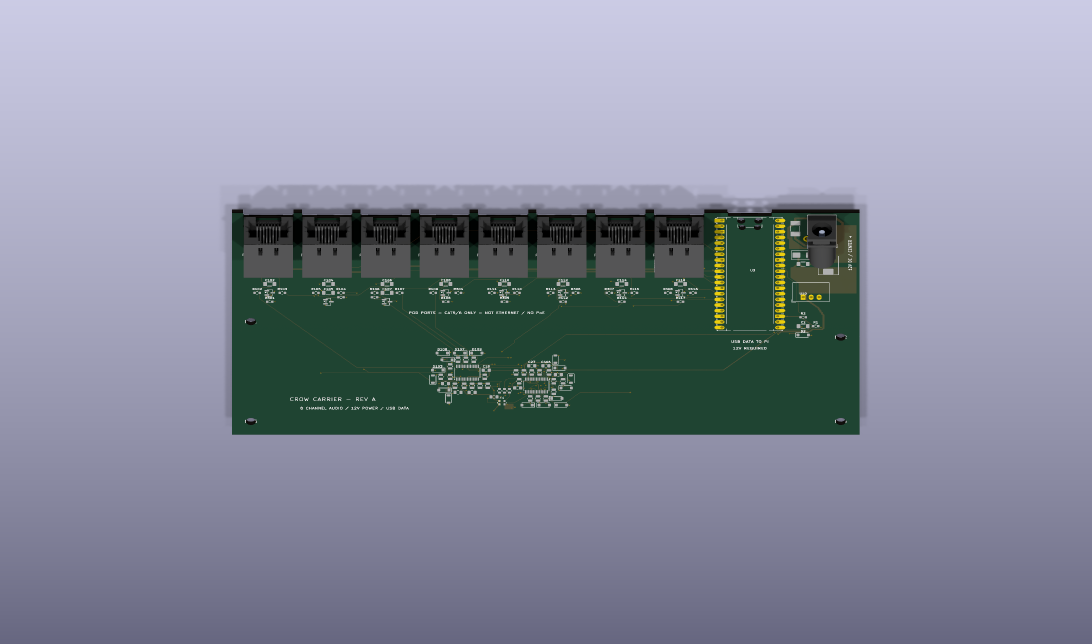
#> input picture projects/crow-array/order-readiness/r10-orientation-images/carrier-front45.png, 2184 x 1288 px (shown at 1/2 size); its folder holds 4 pictures in this run
$ python annotate.py
#> lines starting #> are read from the running program, lines starting #| are printed output that depends on the picture
"""Readable inspection sheets, preserving original KiCad renders alongside them."""
from pathlib import Path
import hashlib
import json
import math
import sys
import pcbnew
from PIL import Image, ImageDraw, ImageFont

HERE = Path(__file__).resolve().parent
ROOT = HERE.parents[3]
E = json.loads((HERE/'evidence.json').read_text())
#> (reads projects/crow-array/order-readiness/r10-orientation-images/evidence.json from the repository)
sys.path.insert(0, str(ROOT/'skills/jlcpcb-fab/scripts'))
import jlc_twin as twin
FONT = '/usr/share/fonts/truetype/dejavu/DejaVuSans.ttf'


def font(size):
    return ImageFont.truetype(FONT, size)


def sheet(board):
    # Both signs of the 45-degree rotation, retained with explicit camera labels.
#> called with board = 'carrier'
    im = Image.new('RGB', (1600, 1500), '#f7f9fc')
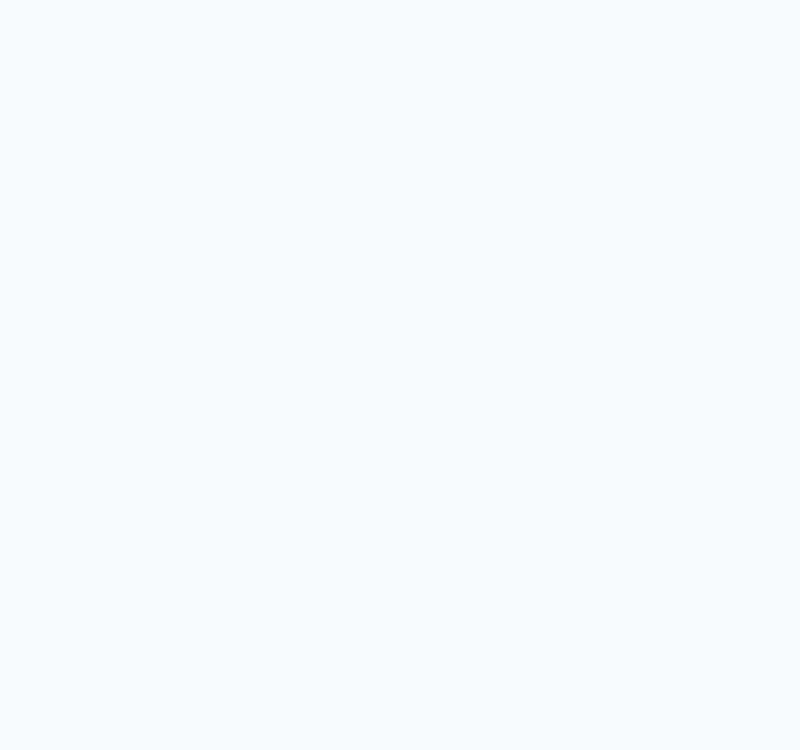
#> im: PIL image 1600x1500 RGB (shown at 1/2 size); mean R, G, B 247, 249, 252
    d = ImageDraw.Draw(im)
    d.text((25, 15), f'{board.upper()} r10 | Exact catalog connector models, fitted to native numbered pads', font=font(27), fill='#10263c')
    d.text((25, 58), 'DIAGNOSTIC ONLY: not the JLC draft preview. Other component bodies omitted.', font=font(23), fill='#a43c27')
    for i, (view, title) in enumerate([('front45', '45-degree view from connector edge'), ('opposite45', 'Opposite 45-degree view')]):
        raw = Image.open(HERE/f'{board}-{view}.png').convert('RGB')
        # Crop unused renderer margins only, no geometry change.
        w, h = raw.size
#> w = 2184; h = 1288
        ylo,yhi = (.27,.76) if board=='carrier' else (.06,.87)
        crop = raw.crop((int(w*.19), int(h*ylo), int(w*.81), int(h*yhi)))
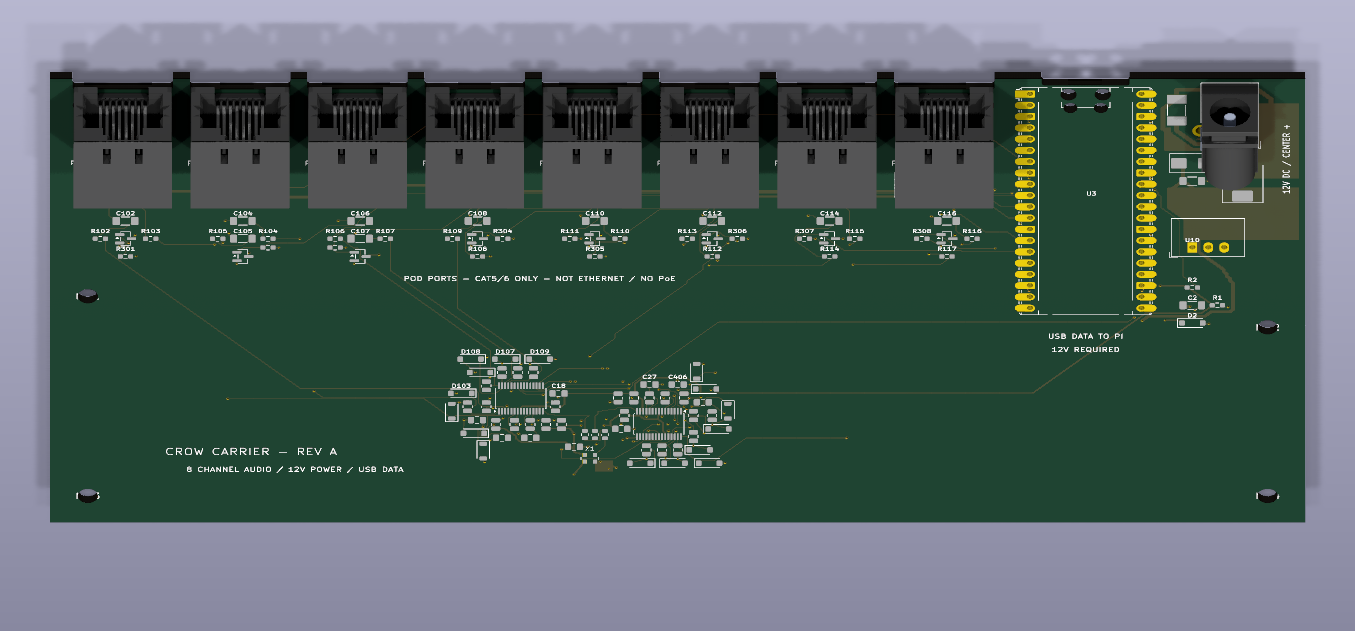
#> crop: PIL image 1355x631 RGB; mean R, G, B 80.8, 97.6, 95.7
        crop.thumbnail((1540, 620))
#> crop: PIL image 1331x620 RGB
        x, y = (1600-crop.width)//2, 145+i*680
#> x = 134; y = 145
        im.paste(crop, (x, y))
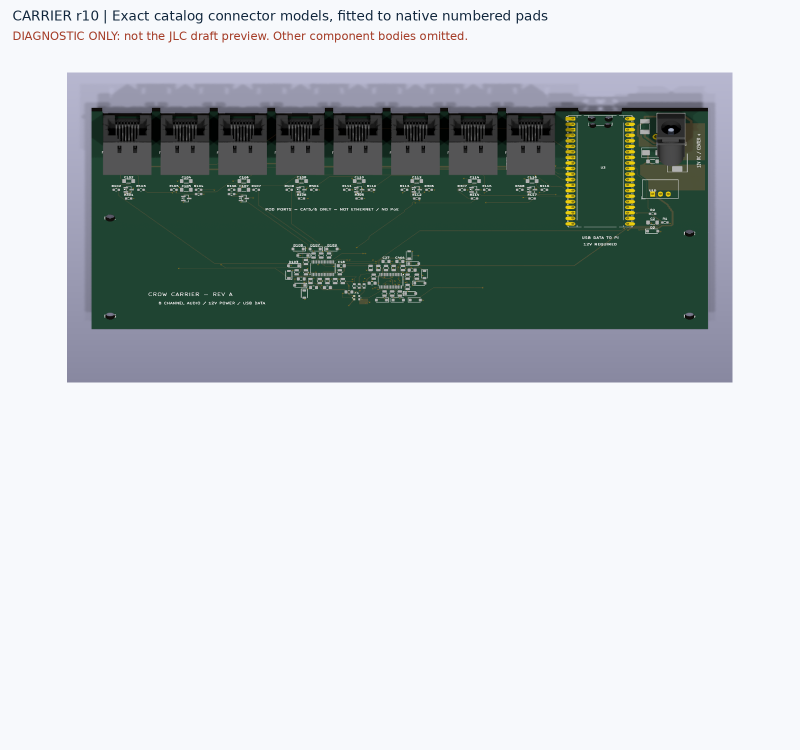
#> im: PIL image 1600x1500 RGB (shown at 1/2 size); mean R, G, B 189.2, 196.1, 197.4
        d.text((25, 111+i*680), title, font=font(24), fill='#10263c')
    im.save(HERE/f'{board}-orientation.png')
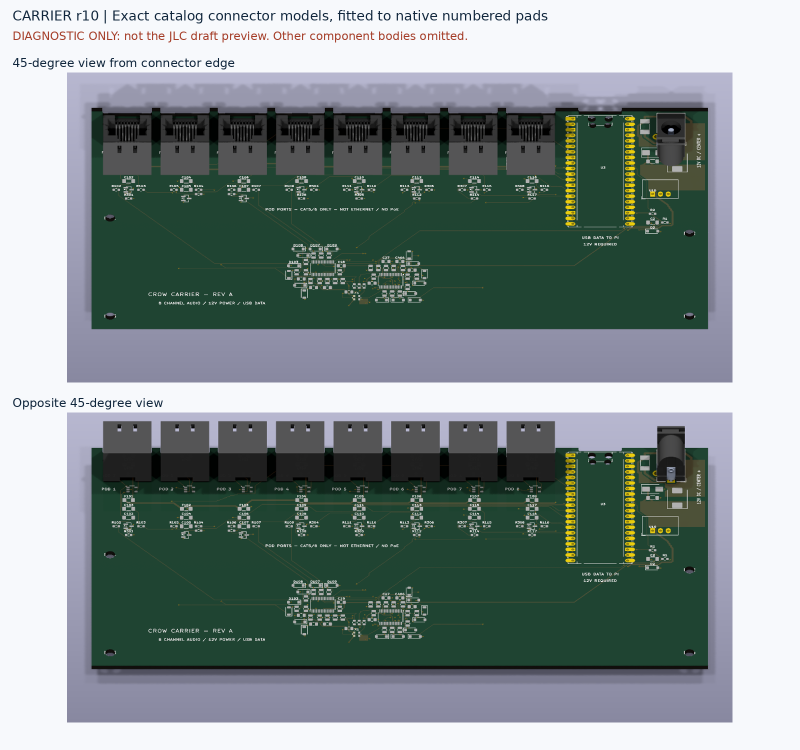
#> saved as carrier-orientation.png: PIL image 1600x1500 RGB (shown at 1/2 size); mean R, G, B 129, 141.6, 140.4


# [67 lines left out: function pinmap, not called in this run]


for name in ('carrier','pod'):
#> (the run stopped early here; a loop or call above may not have finished)
